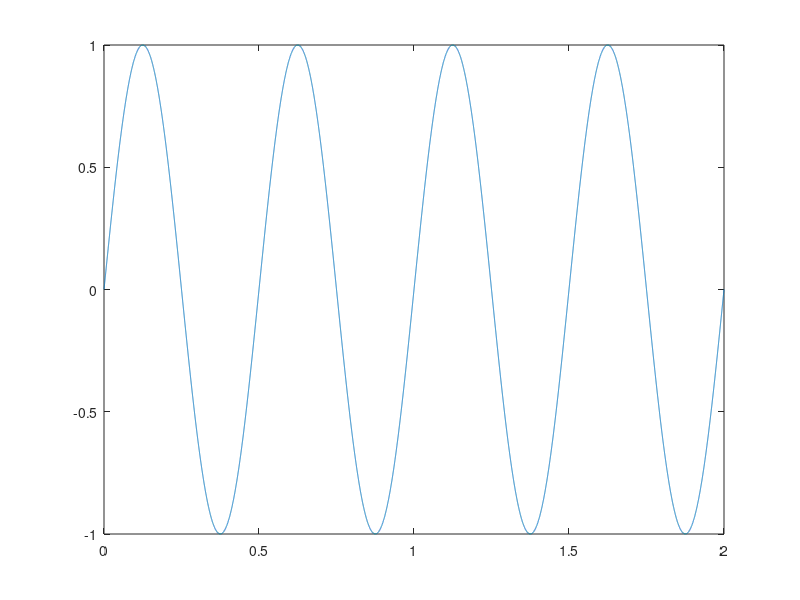

The MATLAB source for this figure:
clear; clc
fs = 20000;
intlv = 1/fs;
secs = 2;
tim = intlv:intlv:secs;

freq = 2;
wav = sin(tim*2*pi*freq);
plot(tim, wav);

